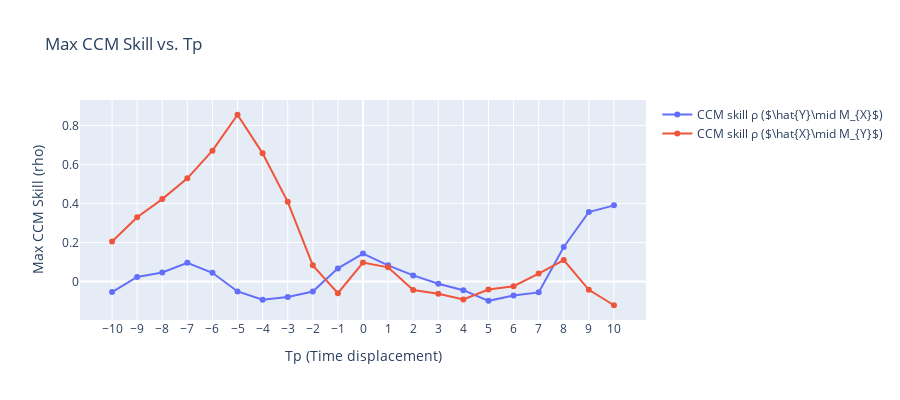

The notebook cell this image was saved under:
### Code cell
# Build a dataframe for pyEDM
df = pd.DataFrame({
    "Time": time,
    "X": X,
    "Y": Y,
})


Tps = range(-10, 11)  # scanning Tp from -10 to 10
forward_max_rhos = []  # for X -> Y
reverse_max_rhos = []  # for Y -> X

# For each Tp, run CCM
for Tp in Tps:
    ccm_out = CCM(
        dataFrame   = df,
        E           = 2,
        tau         = 1,
        columns     = 'X',    # use X as the library (predictor)
        target      = 'Y',    # predict Y (target)
        libSizes    = '150',
        sample      = 100,
        random      = True,
        replacement = False,
        Tp          = Tp
    )

    forward_rho = ccm_out['X:Y'].max()  # X->Y (i.e. predicting Y from X)
    reverse_rho = ccm_out['Y:X'].max()  # Y->X (predicting X from Y)
    forward_max_rhos.append(forward_rho)
    reverse_max_rhos.append(reverse_rho)

# Plot the CCM skill vs. Tp using Plotly
fig = go.Figure()

# Plot for X -> Y
fig.add_trace(go.Scatter(
    x=list(Tps),
    y=forward_max_rhos,
    mode='lines+markers',
    name=fr"CCM skill ρ ($\hat{{Y}}\mid M_{{X}}$)"
))
# Plot for Y -> X
fig.add_trace(go.Scatter(
    x=list(Tps),
    y=reverse_max_rhos,
    mode='lines+markers',
    name=fr"CCM skill ρ ($\hat{{X}}\mid M_{{Y}}$)"
))

fig.update_layout(
    title="Max CCM Skill vs. Tp",
    xaxis_title="Tp (Time displacement)",
    yaxis_title="Max CCM Skill (rho)",
    width=900,
    height=400
)
fig.update_xaxes(tickmode='array', tickvals=list(Tps))
fig.show()

### Figure 1 — Plotly figure (JSON) as saved in the notebook; plotly's stock layout.template omitted (floating-point values rounded to 4 significant figures)
{"data": [{"mode": "lines+markers", "name": "CCM skill ρ ($\\hat{Y}\\mid M_{X}$)", "type": "scatter", "x": [-10, -9, -8, -7, -6, -5, -4, -3, -2, -1, 0, 1, 2, 3, 4, 5, 6, 7, 8, 9, 10], "y": [-0.05412, 0.0238, 0.04607, 0.09592, 0.04468, -0.05089, -0.09318, -0.07983, -0.05152, 0.06739, 0.1433, 0.08288, 0.0313, -0.01138, -0.04439, -0.09905, -0.07177, -0.0556, 0.1771, 0.3563, 0.3906]}, {"mode": "lines+markers", "name": "CCM skill ρ ($\\hat{X}\\mid M_{Y}$)", "type": "scatter", "x": [-10, -9, -8, -7, -6, -5, -4, -3, -2, -1, 0, 1, 2, 3, 4, 5, 6, 7, 8, 9, 10], "y": [0.2057, 0.3299, 0.4227, 0.529, 0.6711, 0.8551, 0.6571, 0.4088, 0.083, -0.05947, 0.09757, 0.07281, -0.04358, -0.06265, -0.0918, -0.04073, -0.02373, 0.0409, 0.1099, -0.04253, -0.1216]}], "layout": {"height": 400, "title": {"text": "Max CCM Skill vs. Tp"}, "width": 900, "xaxis": {"tickmode": "array", "tickvals": [-10, -9, -8, -7, -6, -5, -4, -3, -2, -1, 0, 1, 2, 3, 4, 5, 6, 7, 8, 9, 10], "title": {"text": "Tp (Time displacement)"}}, "yaxis": {"title": {"text": "Max CCM Skill (rho)"}}}}
